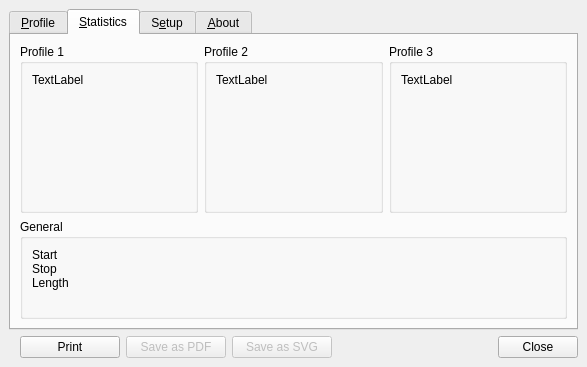
<?xml version="1.0" encoding="UTF-8"?>
<ui version="4.0">
 <class>ui_profiletool</class>
 <widget class="QDockWidget" name="ui_profiletool">
  <property name="geometry">
   <rect>
    <x>0</x>
    <y>0</y>
    <width>587</width>
    <height>367</height>
   </rect>
  </property>
  <property name="windowTitle">
   <string>Profile Tool</string>
  </property>
  <widget class="QWidget" name="dockWidgetContents">
   <layout class="QFormLayout" name="formLayout">
    <item row="1" column="1">
     <layout class="QHBoxLayout" name="_26">
      <item>
       <spacer>
        <property name="orientation">
         <enum>Qt::Horizontal</enum>
        </property>
        <property name="sizeType">
         <enum>QSizePolicy::Fixed</enum>
        </property>
        <property name="sizeHint" stdset="0">
         <size>
          <width>5</width>
          <height>20</height>
         </size>
        </property>
       </spacer>
      </item>
      <item>
       <widget class="QPushButton" name="butPrint">
        <property name="sizePolicy">
         <sizepolicy hsizetype="Fixed" vsizetype="Fixed">
          <horstretch>0</horstretch>
          <verstretch>0</verstretch>
         </sizepolicy>
        </property>
        <property name="minimumSize">
         <size>
          <width>100</width>
          <height>0</height>
         </size>
        </property>
        <property name="text">
         <string>Print</string>
        </property>
       </widget>
      </item>
      <item>
       <widget class="QPushButton" name="butPDF">
        <property name="enabled">
         <bool>false</bool>
        </property>
        <property name="sizePolicy">
         <sizepolicy hsizetype="Fixed" vsizetype="Fixed">
          <horstretch>0</horstretch>
          <verstretch>0</verstretch>
         </sizepolicy>
        </property>
        <property name="minimumSize">
         <size>
          <width>100</width>
          <height>0</height>
         </size>
        </property>
        <property name="text">
         <string>Save as PDF</string>
        </property>
       </widget>
      </item>
      <item>
       <widget class="QPushButton" name="butSVG">
        <property name="enabled">
         <bool>false</bool>
        </property>
        <property name="sizePolicy">
         <sizepolicy hsizetype="Fixed" vsizetype="Fixed">
          <horstretch>0</horstretch>
          <verstretch>0</verstretch>
         </sizepolicy>
        </property>
        <property name="minimumSize">
         <size>
          <width>100</width>
          <height>0</height>
         </size>
        </property>
        <property name="text">
         <string>Save as SVG</string>
        </property>
       </widget>
      </item>
      <item>
       <spacer>
        <property name="orientation">
         <enum>Qt::Horizontal</enum>
        </property>
        <property name="sizeHint" stdset="0">
         <size>
          <width>40</width>
          <height>20</height>
         </size>
        </property>
       </spacer>
      </item>
      <item>
       <widget class="QDialogButtonBox" name="buttonBox">
        <property name="enabled">
         <bool>true</bool>
        </property>
        <property name="sizePolicy">
         <sizepolicy hsizetype="Fixed" vsizetype="Fixed">
          <horstretch>0</horstretch>
          <verstretch>0</verstretch>
         </sizepolicy>
        </property>
        <property name="layoutDirection">
         <enum>Qt::LeftToRight</enum>
        </property>
        <property name="autoFillBackground">
         <bool>false</bool>
        </property>
        <property name="orientation">
         <enum>Qt::Horizontal</enum>
        </property>
        <property name="standardButtons">
         <set>QDialogButtonBox::Close</set>
        </property>
        <property name="centerButtons">
         <bool>false</bool>
        </property>
       </widget>
      </item>
     </layout>
    </item>
    <item row="0" column="0" colspan="2">
     <widget class="QTabWidget" name="tabWidget">
      <property name="autoFillBackground">
       <bool>true</bool>
      </property>
      <property name="tabShape">
       <enum>QTabWidget::Rounded</enum>
      </property>
      <property name="currentIndex">
       <number>1</number>
      </property>
      <property name="elideMode">
       <enum>Qt::ElideNone</enum>
      </property>
      <property name="usesScrollButtons">
       <bool>true</bool>
      </property>
      <widget class="QWidget" name="tab">
       <property name="sizePolicy">
        <sizepolicy hsizetype="Expanding" vsizetype="Expanding">
         <horstretch>0</horstretch>
         <verstretch>0</verstretch>
        </sizepolicy>
       </property>
       <attribute name="title">
        <string>&amp;Profile</string>
       </attribute>
       <layout class="QGridLayout">
        <item row="1" column="0">
         <layout class="QHBoxLayout" name="_2">
          <item>
           <widget class="QSlider" name="scaleSlider">
            <property name="sizePolicy">
             <sizepolicy hsizetype="Preferred" vsizetype="Expanding">
              <horstretch>0</horstretch>
              <verstretch>0</verstretch>
             </sizepolicy>
            </property>
            <property name="orientation">
             <enum>Qt::Vertical</enum>
            </property>
           </widget>
          </item>
          <item>
           <widget class="QwtPlot" name="qwtPlot">
            <property name="sizePolicy">
             <sizepolicy hsizetype="Expanding" vsizetype="Expanding">
              <horstretch>0</horstretch>
              <verstretch>0</verstretch>
             </sizepolicy>
            </property>
            <property name="autoFillBackground">
             <bool>false</bool>
            </property>
           </widget>
          </item>
         </layout>
        </item>
       </layout>
      </widget>
      <widget class="QWidget" name="tab_2">
       <property name="sizePolicy">
        <sizepolicy hsizetype="Expanding" vsizetype="Expanding">
         <horstretch>0</horstretch>
         <verstretch>0</verstretch>
        </sizepolicy>
       </property>
       <attribute name="title">
        <string>&amp;Statistics</string>
       </attribute>
       <layout class="QVBoxLayout" name="_3">
        <item>
         <layout class="QHBoxLayout" name="_4">
          <item>
           <widget class="QGroupBox" name="statBox1">
            <property name="sizePolicy">
             <sizepolicy hsizetype="Expanding" vsizetype="Expanding">
              <horstretch>0</horstretch>
              <verstretch>0</verstretch>
             </sizepolicy>
            </property>
            <property name="title">
             <string>Profile 1</string>
            </property>
            <layout class="QGridLayout" name="_5">
             <item row="0" column="0">
              <widget class="QLabel" name="stat1">
               <property name="text">
                <string>TextLabel</string>
               </property>
               <property name="textFormat">
                <enum>Qt::AutoText</enum>
               </property>
               <property name="alignment">
                <set>Qt::AlignLeading|Qt::AlignLeft|Qt::AlignTop</set>
               </property>
               <property name="wordWrap">
                <bool>true</bool>
               </property>
              </widget>
             </item>
            </layout>
           </widget>
          </item>
          <item>
           <widget class="QGroupBox" name="statBox2">
            <property name="sizePolicy">
             <sizepolicy hsizetype="Expanding" vsizetype="Expanding">
              <horstretch>0</horstretch>
              <verstretch>0</verstretch>
             </sizepolicy>
            </property>
            <property name="title">
             <string>Profile 2</string>
            </property>
            <layout class="QGridLayout" name="_6">
             <item row="0" column="0">
              <widget class="QLabel" name="stat2">
               <property name="text">
                <string>TextLabel</string>
               </property>
               <property name="alignment">
                <set>Qt::AlignLeading|Qt::AlignLeft|Qt::AlignTop</set>
               </property>
               <property name="wordWrap">
                <bool>true</bool>
               </property>
              </widget>
             </item>
            </layout>
           </widget>
          </item>
          <item>
           <widget class="QGroupBox" name="statBox3">
            <property name="sizePolicy">
             <sizepolicy hsizetype="Expanding" vsizetype="Expanding">
              <horstretch>0</horstretch>
              <verstretch>0</verstretch>
             </sizepolicy>
            </property>
            <property name="title">
             <string>Profile 3</string>
            </property>
            <layout class="QGridLayout" name="_7">
             <item row="0" column="0">
              <widget class="QLabel" name="stat3">
               <property name="text">
                <string>TextLabel</string>
               </property>
               <property name="alignment">
                <set>Qt::AlignLeading|Qt::AlignLeft|Qt::AlignTop</set>
               </property>
               <property name="wordWrap">
                <bool>true</bool>
               </property>
              </widget>
             </item>
            </layout>
           </widget>
          </item>
         </layout>
        </item>
        <item>
         <widget class="QGroupBox" name="groupBox">
          <property name="sizePolicy">
           <sizepolicy hsizetype="Expanding" vsizetype="Expanding">
            <horstretch>0</horstretch>
            <verstretch>0</verstretch>
           </sizepolicy>
          </property>
          <property name="minimumSize">
           <size>
            <width>0</width>
            <height>0</height>
           </size>
          </property>
          <property name="maximumSize">
           <size>
            <width>16777215</width>
            <height>100</height>
           </size>
          </property>
          <property name="title">
           <string>General</string>
          </property>
          <layout class="QGridLayout" name="_8">
           <item row="0" column="0">
            <widget class="QLabel" name="stats">
             <property name="text">
              <string>Start
Stop
Length</string>
             </property>
             <property name="textFormat">
              <enum>Qt::AutoText</enum>
             </property>
             <property name="alignment">
              <set>Qt::AlignLeading|Qt::AlignLeft|Qt::AlignTop</set>
             </property>
             <property name="wordWrap">
              <bool>true</bool>
             </property>
            </widget>
           </item>
          </layout>
         </widget>
        </item>
       </layout>
      </widget>
      <widget class="QWidget" name="tab_4">
       <property name="sizePolicy">
        <sizepolicy hsizetype="Expanding" vsizetype="Expanding">
         <horstretch>0</horstretch>
         <verstretch>0</verstretch>
        </sizepolicy>
       </property>
       <attribute name="title">
        <string>S&amp;etup</string>
       </attribute>
       <layout class="QGridLayout" name="_9">
        <item row="0" column="0">
         <layout class="QHBoxLayout" name="_10">
          <item>
           <layout class="QVBoxLayout" name="_11">
            <item>
             <widget class="QLabel" name="label_23">
              <property name="sizePolicy">
               <sizepolicy hsizetype="Expanding" vsizetype="Expanding">
                <horstretch>0</horstretch>
                <verstretch>0</verstretch>
               </sizepolicy>
              </property>
              <property name="text">
               <string>Profile 1:</string>
              </property>
             </widget>
            </item>
            <item>
             <widget class="QComboBox" name="setLayer1">
              <property name="sizePolicy">
               <sizepolicy hsizetype="Expanding" vsizetype="Expanding">
                <horstretch>0</horstretch>
                <verstretch>0</verstretch>
               </sizepolicy>
              </property>
             </widget>
            </item>
            <item>
             <spacer>
              <property name="orientation">
               <enum>Qt::Horizontal</enum>
              </property>
              <property name="sizeHint" stdset="0">
               <size>
                <width>40</width>
                <height>20</height>
               </size>
              </property>
             </spacer>
            </item>
           </layout>
          </item>
          <item>
           <layout class="QHBoxLayout" name="_12">
            <item>
             <layout class="QVBoxLayout" name="_13">
              <item>
               <widget class="QLabel" name="label_24">
                <property name="sizePolicy">
                 <sizepolicy hsizetype="Preferred" vsizetype="Expanding">
                  <horstretch>0</horstretch>
                  <verstretch>0</verstretch>
                 </sizepolicy>
                </property>
                <property name="text">
                 <string>R</string>
                </property>
               </widget>
              </item>
              <item>
               <widget class="QLabel" name="label_25">
                <property name="sizePolicy">
                 <sizepolicy hsizetype="Preferred" vsizetype="Expanding">
                  <horstretch>0</horstretch>
                  <verstretch>0</verstretch>
                 </sizepolicy>
                </property>
                <property name="text">
                 <string>G</string>
                </property>
               </widget>
              </item>
              <item>
               <widget class="QLabel" name="label_26">
                <property name="sizePolicy">
                 <sizepolicy hsizetype="Preferred" vsizetype="Expanding">
                  <horstretch>0</horstretch>
                  <verstretch>0</verstretch>
                 </sizepolicy>
                </property>
                <property name="text">
                 <string>B</string>
                </property>
               </widget>
              </item>
             </layout>
            </item>
            <item>
             <layout class="QVBoxLayout" name="_14">
              <item>
               <widget class="QSlider" name="setR1">
                <property name="sizePolicy">
                 <sizepolicy hsizetype="Expanding" vsizetype="Expanding">
                  <horstretch>0</horstretch>
                  <verstretch>0</verstretch>
                 </sizepolicy>
                </property>
                <property name="minimumSize">
                 <size>
                  <width>0</width>
                  <height>0</height>
                 </size>
                </property>
                <property name="maximumSize">
                 <size>
                  <width>200</width>
                  <height>16777215</height>
                 </size>
                </property>
                <property name="orientation">
                 <enum>Qt::Horizontal</enum>
                </property>
               </widget>
              </item>
              <item>
               <widget class="QSlider" name="setG1">
                <property name="sizePolicy">
                 <sizepolicy hsizetype="Expanding" vsizetype="Expanding">
                  <horstretch>0</horstretch>
                  <verstretch>0</verstretch>
                 </sizepolicy>
                </property>
                <property name="maximumSize">
                 <size>
                  <width>200</width>
                  <height>16777215</height>
                 </size>
                </property>
                <property name="orientation">
                 <enum>Qt::Horizontal</enum>
                </property>
               </widget>
              </item>
              <item>
               <widget class="QSlider" name="setB1">
                <property name="sizePolicy">
                 <sizepolicy hsizetype="Expanding" vsizetype="Expanding">
                  <horstretch>0</horstretch>
                  <verstretch>0</verstretch>
                 </sizepolicy>
                </property>
                <property name="maximumSize">
                 <size>
                  <width>200</width>
                  <height>16777215</height>
                 </size>
                </property>
                <property name="orientation">
                 <enum>Qt::Horizontal</enum>
                </property>
               </widget>
              </item>
             </layout>
            </item>
            <item>
             <widget class="QGraphicsView" name="colorBox1">
              <property name="sizePolicy">
               <sizepolicy hsizetype="Expanding" vsizetype="Expanding">
                <horstretch>0</horstretch>
                <verstretch>0</verstretch>
               </sizepolicy>
              </property>
              <property name="maximumSize">
               <size>
                <width>50</width>
                <height>50</height>
               </size>
              </property>
              <property name="cursor" stdset="0">
               <cursorShape>ArrowCursor</cursorShape>
              </property>
              <property name="focusPolicy">
               <enum>Qt::NoFocus</enum>
              </property>
              <property name="acceptDrops">
               <bool>false</bool>
              </property>
              <property name="autoFillBackground">
               <bool>true</bool>
              </property>
              <property name="interactive">
               <bool>false</bool>
              </property>
              <property name="transformationAnchor">
               <enum>QGraphicsView::NoAnchor</enum>
              </property>
              <property name="viewportUpdateMode">
               <enum>QGraphicsView::FullViewportUpdate</enum>
              </property>
              <property name="optimizationFlags">
               <set>QGraphicsView::DontClipPainter</set>
              </property>
             </widget>
            </item>
           </layout>
          </item>
         </layout>
        </item>
        <item row="1" column="0">
         <layout class="QHBoxLayout" name="_15">
          <item>
           <layout class="QVBoxLayout" name="_16">
            <item>
             <widget class="QLabel" name="label_28">
              <property name="sizePolicy">
               <sizepolicy hsizetype="Expanding" vsizetype="Expanding">
                <horstretch>0</horstretch>
                <verstretch>0</verstretch>
               </sizepolicy>
              </property>
              <property name="text">
               <string>Profile 2:</string>
              </property>
             </widget>
            </item>
            <item>
             <widget class="QComboBox" name="setLayer2">
              <property name="sizePolicy">
               <sizepolicy hsizetype="Expanding" vsizetype="Expanding">
                <horstretch>0</horstretch>
                <verstretch>0</verstretch>
               </sizepolicy>
              </property>
             </widget>
            </item>
            <item>
             <spacer>
              <property name="orientation">
               <enum>Qt::Horizontal</enum>
              </property>
              <property name="sizeHint" stdset="0">
               <size>
                <width>40</width>
                <height>20</height>
               </size>
              </property>
             </spacer>
            </item>
           </layout>
          </item>
          <item>
           <layout class="QHBoxLayout" name="_17">
            <item>
             <layout class="QVBoxLayout" name="_18">
              <item>
               <widget class="QLabel" name="label_29">
                <property name="sizePolicy">
                 <sizepolicy hsizetype="Preferred" vsizetype="Expanding">
                  <horstretch>0</horstretch>
                  <verstretch>0</verstretch>
                 </sizepolicy>
                </property>
                <property name="text">
                 <string>R</string>
                </property>
               </widget>
              </item>
              <item>
               <widget class="QLabel" name="label_30">
                <property name="sizePolicy">
                 <sizepolicy hsizetype="Preferred" vsizetype="Expanding">
                  <horstretch>0</horstretch>
                  <verstretch>0</verstretch>
                 </sizepolicy>
                </property>
                <property name="text">
                 <string>G</string>
                </property>
               </widget>
              </item>
              <item>
               <widget class="QLabel" name="label_31">
                <property name="sizePolicy">
                 <sizepolicy hsizetype="Preferred" vsizetype="Expanding">
                  <horstretch>0</horstretch>
                  <verstretch>0</verstretch>
                 </sizepolicy>
                </property>
                <property name="text">
                 <string>B</string>
                </property>
               </widget>
              </item>
             </layout>
            </item>
            <item>
             <layout class="QVBoxLayout" name="_19">
              <item>
               <widget class="QSlider" name="setR2">
                <property name="sizePolicy">
                 <sizepolicy hsizetype="Expanding" vsizetype="Expanding">
                  <horstretch>0</horstretch>
                  <verstretch>0</verstretch>
                 </sizepolicy>
                </property>
                <property name="minimumSize">
                 <size>
                  <width>0</width>
                  <height>0</height>
                 </size>
                </property>
                <property name="maximumSize">
                 <size>
                  <width>200</width>
                  <height>16777215</height>
                 </size>
                </property>
                <property name="orientation">
                 <enum>Qt::Horizontal</enum>
                </property>
               </widget>
              </item>
              <item>
               <widget class="QSlider" name="setG2">
                <property name="sizePolicy">
                 <sizepolicy hsizetype="Expanding" vsizetype="Expanding">
                  <horstretch>0</horstretch>
                  <verstretch>0</verstretch>
                 </sizepolicy>
                </property>
                <property name="maximumSize">
                 <size>
                  <width>200</width>
                  <height>16777215</height>
                 </size>
                </property>
                <property name="orientation">
                 <enum>Qt::Horizontal</enum>
                </property>
               </widget>
              </item>
              <item>
               <widget class="QSlider" name="setB2">
                <property name="sizePolicy">
                 <sizepolicy hsizetype="Expanding" vsizetype="Expanding">
                  <horstretch>0</horstretch>
                  <verstretch>0</verstretch>
                 </sizepolicy>
                </property>
                <property name="maximumSize">
                 <size>
                  <width>200</width>
                  <height>16777215</height>
                 </size>
                </property>
                <property name="orientation">
                 <enum>Qt::Horizontal</enum>
                </property>
               </widget>
              </item>
             </layout>
            </item>
            <item>
             <widget class="QGraphicsView" name="colorBox2">
              <property name="sizePolicy">
               <sizepolicy hsizetype="Expanding" vsizetype="Expanding">
                <horstretch>0</horstretch>
                <verstretch>0</verstretch>
               </sizepolicy>
              </property>
              <property name="maximumSize">
               <size>
                <width>50</width>
                <height>50</height>
               </size>
              </property>
              <property name="focusPolicy">
               <enum>Qt::NoFocus</enum>
              </property>
              <property name="acceptDrops">
               <bool>false</bool>
              </property>
             </widget>
            </item>
           </layout>
          </item>
         </layout>
        </item>
        <item row="2" column="0">
         <layout class="QHBoxLayout" name="_20">
          <item>
           <layout class="QVBoxLayout" name="_21">
            <item>
             <widget class="QLabel" name="label_32">
              <property name="sizePolicy">
               <sizepolicy hsizetype="Expanding" vsizetype="Expanding">
                <horstretch>0</horstretch>
                <verstretch>0</verstretch>
               </sizepolicy>
              </property>
              <property name="text">
               <string>Profile 3:</string>
              </property>
             </widget>
            </item>
            <item>
             <widget class="QComboBox" name="setLayer3">
              <property name="sizePolicy">
               <sizepolicy hsizetype="Expanding" vsizetype="Expanding">
                <horstretch>0</horstretch>
                <verstretch>0</verstretch>
               </sizepolicy>
              </property>
             </widget>
            </item>
            <item>
             <spacer>
              <property name="orientation">
               <enum>Qt::Horizontal</enum>
              </property>
              <property name="sizeHint" stdset="0">
               <size>
                <width>40</width>
                <height>20</height>
               </size>
              </property>
             </spacer>
            </item>
           </layout>
          </item>
          <item>
           <layout class="QHBoxLayout" name="_22">
            <item>
             <layout class="QVBoxLayout" name="_23">
              <item>
               <widget class="QLabel" name="label_33">
                <property name="sizePolicy">
                 <sizepolicy hsizetype="Preferred" vsizetype="Expanding">
                  <horstretch>0</horstretch>
                  <verstretch>0</verstretch>
                 </sizepolicy>
                </property>
                <property name="text">
                 <string>R</string>
                </property>
               </widget>
              </item>
              <item>
               <widget class="QLabel" name="label_34">
                <property name="sizePolicy">
                 <sizepolicy hsizetype="Preferred" vsizetype="Expanding">
                  <horstretch>0</horstretch>
                  <verstretch>0</verstretch>
                 </sizepolicy>
                </property>
                <property name="text">
                 <string>G</string>
                </property>
               </widget>
              </item>
              <item>
               <widget class="QLabel" name="label_35">
                <property name="sizePolicy">
                 <sizepolicy hsizetype="Preferred" vsizetype="Expanding">
                  <horstretch>0</horstretch>
                  <verstretch>0</verstretch>
                 </sizepolicy>
                </property>
                <property name="text">
                 <string>B</string>
                </property>
               </widget>
              </item>
             </layout>
            </item>
            <item>
             <layout class="QVBoxLayout" name="_24">
              <item>
               <widget class="QSlider" name="setR3">
                <property name="sizePolicy">
                 <sizepolicy hsizetype="Expanding" vsizetype="Expanding">
                  <horstretch>0</horstretch>
                  <verstretch>0</verstretch>
                 </sizepolicy>
                </property>
                <property name="minimumSize">
                 <size>
                  <width>0</width>
                  <height>0</height>
                 </size>
                </property>
                <property name="maximumSize">
                 <size>
                  <width>200</width>
                  <height>16777215</height>
                 </size>
                </property>
                <property name="orientation">
                 <enum>Qt::Horizontal</enum>
                </property>
               </widget>
              </item>
              <item>
               <widget class="QSlider" name="setG3">
                <property name="sizePolicy">
                 <sizepolicy hsizetype="Expanding" vsizetype="Expanding">
                  <horstretch>0</horstretch>
                  <verstretch>0</verstretch>
                 </sizepolicy>
                </property>
                <property name="maximumSize">
                 <size>
                  <width>200</width>
                  <height>16777215</height>
                 </size>
                </property>
                <property name="orientation">
                 <enum>Qt::Horizontal</enum>
                </property>
               </widget>
              </item>
              <item>
               <widget class="QSlider" name="setB3">
                <property name="sizePolicy">
                 <sizepolicy hsizetype="Expanding" vsizetype="Expanding">
                  <horstretch>0</horstretch>
                  <verstretch>0</verstretch>
                 </sizepolicy>
                </property>
                <property name="maximumSize">
                 <size>
                  <width>200</width>
                  <height>16777215</height>
                 </size>
                </property>
                <property name="orientation">
                 <enum>Qt::Horizontal</enum>
                </property>
               </widget>
              </item>
             </layout>
            </item>
            <item>
             <widget class="QGraphicsView" name="colorBox3">
              <property name="sizePolicy">
               <sizepolicy hsizetype="Expanding" vsizetype="Expanding">
                <horstretch>0</horstretch>
                <verstretch>0</verstretch>
               </sizepolicy>
              </property>
              <property name="maximumSize">
               <size>
                <width>50</width>
                <height>50</height>
               </size>
              </property>
              <property name="focusPolicy">
               <enum>Qt::NoFocus</enum>
              </property>
              <property name="acceptDrops">
               <bool>false</bool>
              </property>
             </widget>
            </item>
           </layout>
          </item>
         </layout>
        </item>
       </layout>
      </widget>
      <widget class="QWidget" name="tab_3">
       <attribute name="title">
        <string>&amp;About</string>
       </attribute>
       <layout class="QGridLayout" name="_25">
        <item row="0" column="0">
         <widget class="QLabel" name="label_3">
          <property name="sizePolicy">
           <sizepolicy hsizetype="Expanding" vsizetype="Expanding">
            <horstretch>0</horstretch>
            <verstretch>0</verstretch>
           </sizepolicy>
          </property>
          <property name="cursor">
           <cursorShape>ArrowCursor</cursorShape>
          </property>
          <property name="text">
           <string>&lt;!DOCTYPE HTML PUBLIC &quot;-//W3C//DTD HTML 4.0//EN&quot; &quot;http://www.w3.org/TR/REC-html40/strict.dtd&quot;&gt;
&lt;html&gt;&lt;head&gt;&lt;meta name=&quot;qrichtext&quot; content=&quot;1&quot; /&gt;&lt;style type=&quot;text/css&quot;&gt;
p, li { white-space: pre-wrap; }
&lt;/style&gt;&lt;/head&gt;&lt;body style=&quot; font-family:'Sans Serif'; font-size:9pt; font-weight:400; font-style:normal;&quot;&gt;
&lt;p style=&quot; margin-top:0px; margin-bottom:0px; margin-left:0px; margin-right:0px; -qt-block-indent:0; text-indent:0px;&quot;&gt;Profile Tool Plugin&lt;/p&gt;
&lt;p style=&quot;-qt-paragraph-type:empty; margin-top:0px; margin-bottom:0px; margin-left:0px; margin-right:0px; -qt-block-indent:0; text-indent:0px;&quot;&gt;&lt;/p&gt;
&lt;p style=&quot; margin-top:0px; margin-bottom:0px; margin-left:0px; margin-right:0px; -qt-block-indent:0; text-indent:0px;&quot;&gt;The Profile Plugin plots terrain profiles along interactive pointed polylines. It handles  any format supported by QGis. You can compare up to three layers together, control height scale and line colors. Unfortunately it has huge requirements: development version of QGIS and Qwt5.&lt;/p&gt;
&lt;p style=&quot;-qt-paragraph-type:empty; margin-top:0px; margin-bottom:0px; margin-left:0px; margin-right:0px; -qt-block-indent:0; text-indent:0px;&quot;&gt;&lt;/p&gt;
&lt;p style=&quot; margin-top:0px; margin-bottom:0px; margin-left:0px; margin-right:0px; -qt-block-indent:0; text-indent:0px;&quot;&gt;Please send me your reflections, opinions, suggestions and wishes (especially related to this plugin;) on &lt;a href=&quot;http://hub.qgis.org/projects/profiletool/issues&quot;&gt;&lt;span style=&quot; text-decoration: underline; color:#0000ff;&quot;&gt;http://hub.qgis.org/projects/profiletool/issues&lt;/span&gt;&lt;/a&gt;&lt;/p&gt;
&lt;p style=&quot; margin-top:0px; margin-bottom:0px; margin-left:0px; margin-right:0px; -qt-block-indent:0; text-indent:0px;&quot;&gt;If you find this plugin useful please don't hesitate to let me know desired improvements!&lt;/p&gt;
&lt;p style=&quot;-qt-paragraph-type:empty; margin-top:0px; margin-bottom:0px; margin-left:0px; margin-right:0px; -qt-block-indent:0; text-indent:0px;&quot;&gt;&lt;/p&gt;
&lt;p style=&quot; margin-top:0px; margin-bottom:0px; margin-left:0px; margin-right:0px; -qt-block-indent:0; text-indent:0px;&quot;&gt;Profile Tool Plugin - License GNU GPL 2&lt;/p&gt;
&lt;p style=&quot; margin-top:0px; margin-bottom:0px; margin-left:0px; margin-right:0px; -qt-block-indent:0; text-indent:0px;&quot;&gt;Written in 2008 by Borys Jurgiel (borys@wolf.most.org.pl)&lt;/p&gt;
&lt;p style=&quot; margin-top:0px; margin-bottom:0px; margin-left:0px; margin-right:0px; -qt-block-indent:0; text-indent:0px;&quot;&gt;Written in 2012 by Borys Jurgiel, Patrice Verchere&lt;/p&gt;
&lt;p style=&quot;-qt-paragraph-type:empty; margin-top:0px; margin-bottom:0px; margin-left:0px; margin-right:0px; -qt-block-indent:0; text-indent:0px;&quot;&gt;&lt;/p&gt;
&lt;p style=&quot; margin-top:0px; margin-bottom:0px; margin-left:0px; margin-right:0px; -qt-block-indent:0; text-indent:0px;&quot;&gt;REQUIREMENTS:&lt;/p&gt;
&lt;p style=&quot; margin-top:0px; margin-bottom:0px; margin-left:0px; margin-right:0px; -qt-block-indent:0; text-indent:0px;&quot;&gt;- Qwt5 (python-qwt5-qt4)&lt;/p&gt;
&lt;p style=&quot; margin-top:0px; margin-bottom:0px; margin-left:0px; margin-right:0px; -qt-block-indent:0; text-indent:0px;&quot;&gt;- QT ver 4.1 for saving to PDF and 4.3 for saving to SVG&lt;/p&gt;
&lt;p style=&quot;-qt-paragraph-type:empty; margin-top:0px; margin-bottom:0px; margin-left:0px; margin-right:0px; -qt-block-indent:0; text-indent:0px;&quot;&gt;&lt;/p&gt;&lt;/body&gt;&lt;/html&gt;</string>
          </property>
          <property name="textFormat">
           <enum>Qt::AutoText</enum>
          </property>
          <property name="scaledContents">
           <bool>false</bool>
          </property>
          <property name="alignment">
           <set>Qt::AlignLeading|Qt::AlignLeft|Qt::AlignTop</set>
          </property>
          <property name="wordWrap">
           <bool>true</bool>
          </property>
          <property name="openExternalLinks">
           <bool>true</bool>
          </property>
          <property name="textInteractionFlags">
           <set>Qt::LinksAccessibleByMouse</set>
          </property>
         </widget>
        </item>
       </layout>
      </widget>
     </widget>
    </item>
   </layout>
  </widget>
 </widget>
 <customwidgets>
  <customwidget>
   <class>QwtPlot</class>
   <extends>QFrame</extends>
   <header>qwt_plot.h</header>
  </customwidget>
 </customwidgets>
 <resources/>
 <connections/>
</ui>
